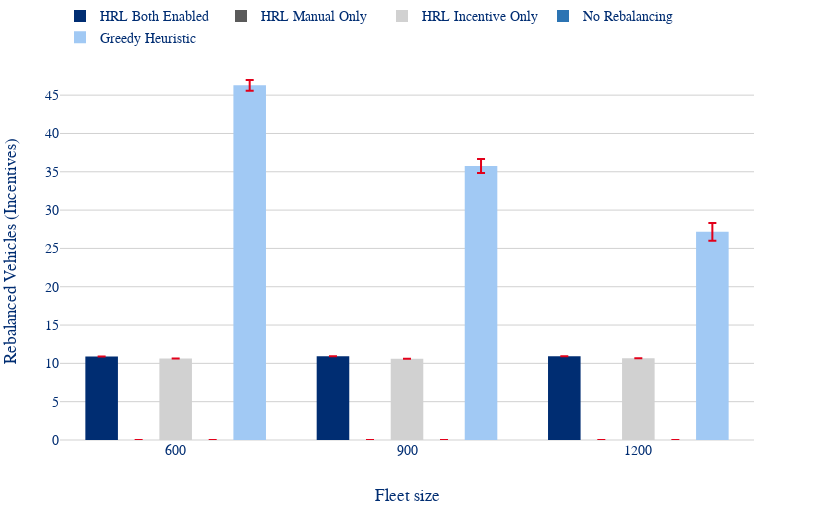

Here is the notebook cell this chart was saved with:
### Code cell
plot_grouped_bars_by_fleet(full_results, "mean_rebalanced_vehicles_incentives").show()

### Figure 1 — Plotly figure (JSON) as saved in the notebook; plotly's stock layout.template omitted (floating-point values rounded to 4 significant figures)
{"data": [{"error_y": {"array": [0.0, 0.0, 0.0], "color": "#E2001A", "type": "data", "visible": true}, "name": "HRL Both Enabled", "type": "bar", "x": ["600", "900", "1200"], "y": [10.9, 10.92, 10.93]}, {"error_y": {"array": [0.0, 0.0, 0.0], "color": "#E2001A", "type": "data", "visible": true}, "name": "HRL Manual Only", "type": "bar", "x": ["600", "900", "1200"], "y": [0.0, 0.0, 0.0]}, {"error_y": {"array": [0.0, 0.0, 0.0], "color": "#E2001A", "type": "data", "visible": true}, "name": "HRL Incentive Only", "type": "bar", "x": ["600", "900", "1200"], "y": [10.63, 10.61, 10.66]}, {"error_y": {"array": [0.0, 0.0, 0.0], "color": "#E2001A", "type": "data", "visible": true}, "name": "No Rebalancing", "type": "bar", "x": ["600", "900", "1200"], "y": [0.0, 0.0, 0.0]}, {"error_y": {"array": [0.7016, 0.8994, 1.147], "color": "#E2001A", "type": "data", "visible": true}, "name": "Greedy Heuristic", "type": "bar", "x": ["600", "900", "1200"], "y": [46.28, 35.76, 27.16]}], "layout": {"bargap": 0.2, "bargroupgap": 0.12, "barmode": "group", "height": 520, "legend": {"orientation": "h", "x": 0, "xanchor": "left", "y": 1.02, "yanchor": "bottom"}, "margin": {"b": 80, "l": 60, "r": 66, "t": 0}, "width": 820, "xaxis": {"title": {"text": "Fleet size"}}, "yaxis": {"title": {"text": "Rebalanced Vehicles (Incentives)"}}}}
